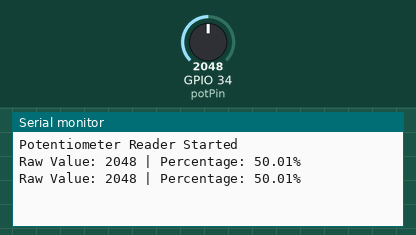
A sketch run on a simulated ESP32. Parts: the last lines printed to the serial monitor. The test bench sets the inputs (shaded band); at power-on: GPIO 34 (potPin) = 2048.

Above: at 2.8 s.
2.9 s: GPIO 34 (potPin) set to 2866
At 5.2 s:
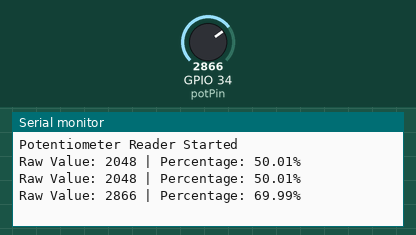
5.6 s: GPIO 34 (potPin) set to 3603
At 6.9 s:
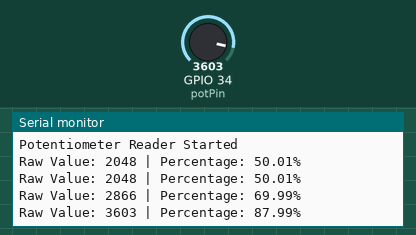
Timing chart, 0 to 8.6 s (numbered marks = the images above; inputs shaded):
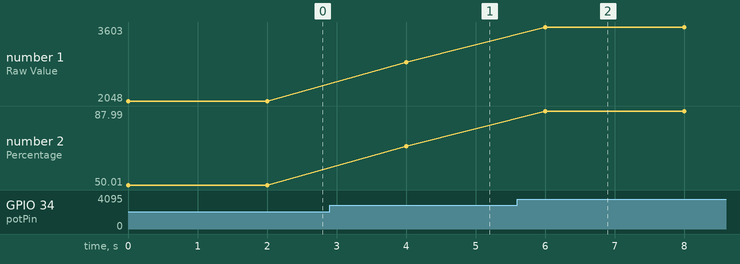

The sketch:

sketch.ino
```cpp
const int potPin = 34;

void setup() {
  Serial.begin(115200);
  Serial.println("Potentiometer Reader Started");
}

void loop() {

  int sensorValue = analogRead(potPin);

  float percentage =
      (sensorValue / 4095.0) * 100.0;

  Serial.print("Raw Value: ");
  Serial.print(sensorValue);

  Serial.print(" | Percentage: ");
  Serial.print(percentage);

  Serial.println("%");

  delay(2000);
}
```

Measured:
- after the input at 2.9 s, the serial monitor: prints a new line after 1.1 s (image 1)
- after the input at 5.6 s, the serial monitor: prints a new line after 0.40 s (image 2)
- plotted number 1: 2048 → 2866 after the input at 2.9 s, 2866 → 3603 after the input at 5.6 s
- plotted number 2: 50.01 → 69.99 after the input at 2.9 s, 69.99 → 87.99 after the input at 5.6 s
